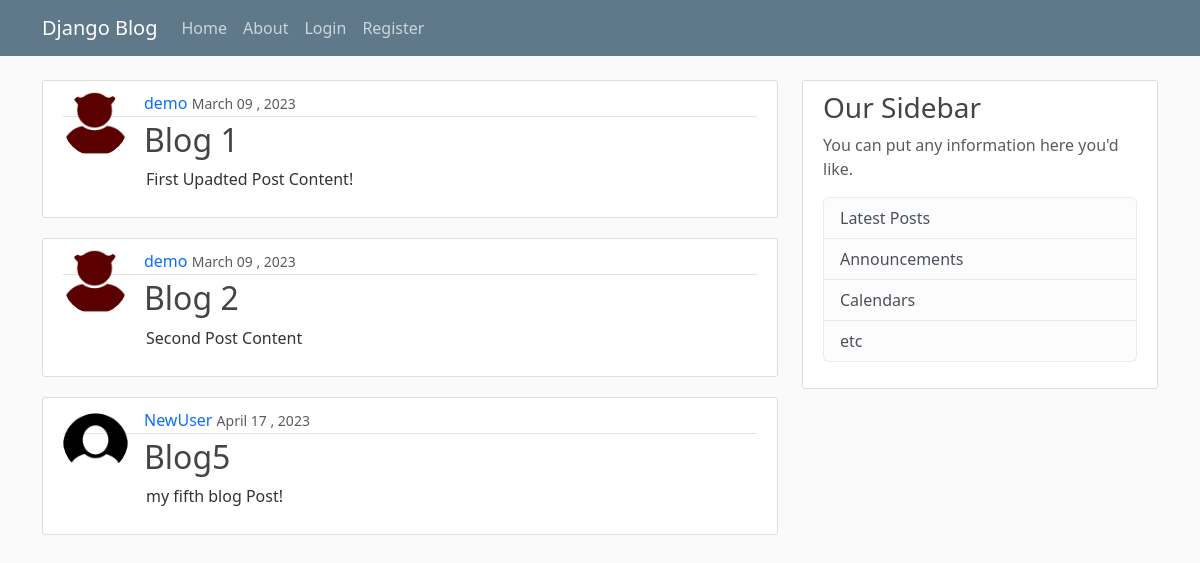
The app's page /, older data.
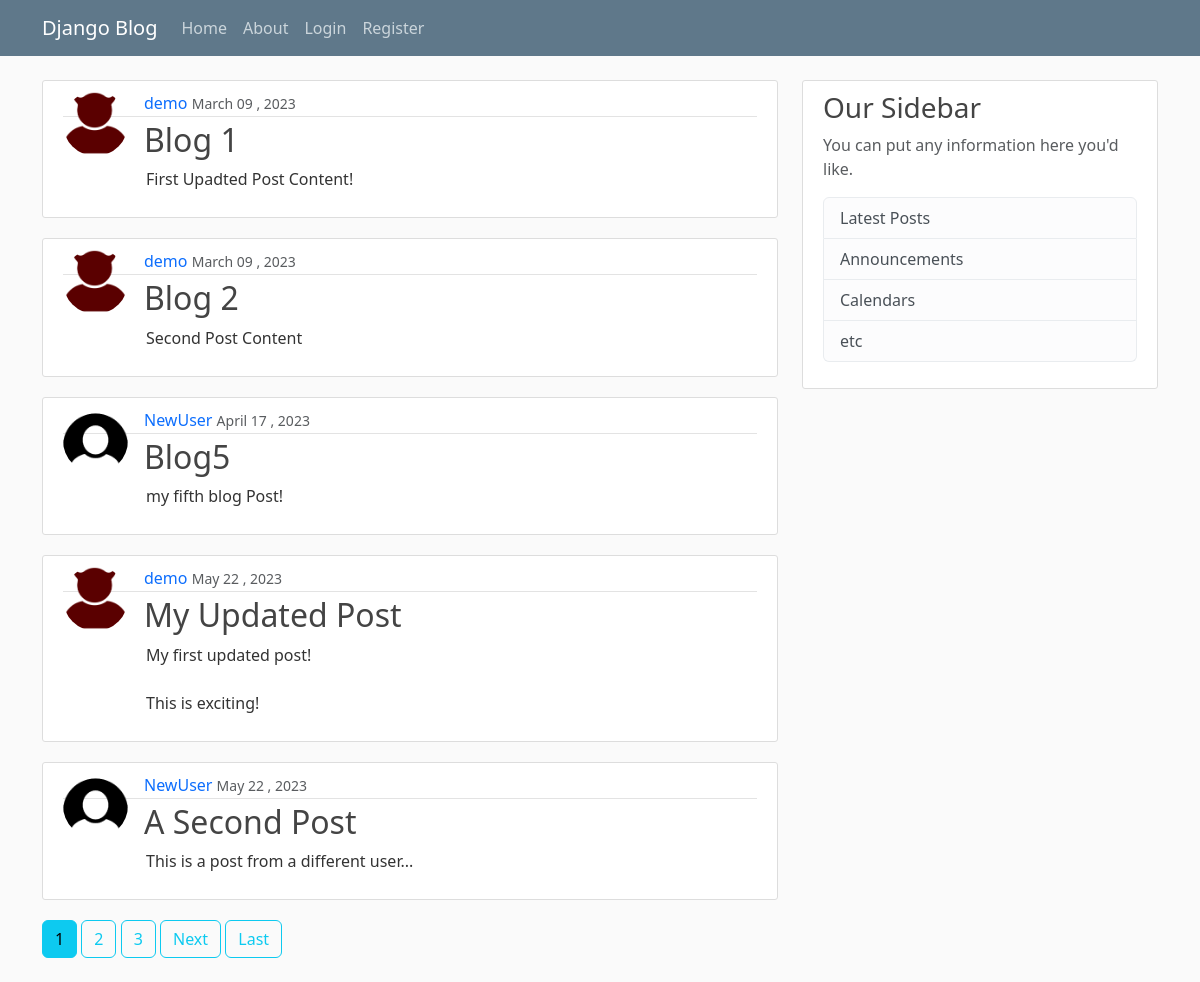
The same page, newer data.
### blog/models.py (models this page shows, shortened)
class Post(models.Model):
    title=models.CharField(max_length=100)
    content=models.TextField()
    date_posted=models.DateTimeField(default=timezone.now)
    author=models.ForeignKey(User,on_delete=models.CASCADE)

### users/models.py (models this page shows, shortened)
class Profile(models.Model):
    user=models.OneToOneField(User,on_delete=models.CASCADE)
    image=models.ImageField(default='default.jpg',upload_to='profile_pics')

### blog/views.py (the view)
# urls.py: path('',PostListView.as_view(),name='blog-home'),  #blog/post_list.html  >> <app>/<model>_<viewtype>.html
class PostListView(ListView):
    model = Post
    template_name = 'blog/home.html'
    context_object_name = 'posts'
    paginate_by = 5

### blog/templates/blog/home.html (shortened to what this page needs)
{% extends 'blog/base.html' %}
{% block content %}
{% for post in posts %}
<article class="media content-section">
    <img class='rounded-circle article-img' src="{{ post.author.profile.image.url }}" alt="" style="float: left;">
    <div class="media-body">
        <div class="article-metadata">
            <a class="mr-2" href="#" style="text-decoration: none !important;">{{ post.author }}</a>
            <small class="text-muted">{{ post.date_posted|date:'F d , Y' }}</small>
        </div>
        <h2><a style="text-decoration:none" class="article-title" href="{% url 'post-detail' post.id %}">{{ post.title }}</a></h2>
        <p class="article-content" style="margin-left: 83px;">{{ post.content }}</p>
    </div>
</article>
{% endfor %}
 {% if is_paginated %}
      {% for num in page_obj.paginator.page_range %}
        {% if page_obj.number == num %}
          <a class="btn btn-info mb-4" href="?page={{ num }}">{{ num }}</a>
        {% elif num > page_obj.number|add:'-3' and num < page_obj.number|add:'3' %}
          <a class="btn btn-outline-info mb-4" href="?page={{ num }}">{{ num }}</a>
        {% endif %}
      {% endfor %}
      {% if page_obj.has_next %}
        <a class="btn btn-outline-info mb-4" href="?page={{ page_obj.next_page_number }}">Next</a>
        <a class="btn btn-outline-info mb-4" href="?page={{ page_obj.paginator.num_pages }}">Last</a>
      {% endif %}
    {% endif %}
{% endblock content %}

### blog/templates/blog/base.html (shortened to what this page needs)
{% load static %}
<!DOCTYPE html>
<html>
<head>
    <link href="https://cdn.jsdelivr.net/npm/bootstrap@5.3.0-alpha1/dist/css/bootstrap.min.css" rel="stylesheet"
>
    <link rel="stylesheet" href="{% static 'blog/main.css' %}">
</head>
<body>
    <header class="site-header">
        <nav class="navbar navbar-expand-md navbar-dark bg-steel fixed-top">
            <div class="container">
                <a class="navbar-brand mr-4" href="{% url 'blog-home' %}">Django Blog</a>
                <div class="collapse navbar-collapse" id="navbarToggle">
                    <div class="navbar-nav mr-auto">
                        <a class="nav-item nav-link" href="{% url 'blog-home' %}">Home</a>
                        <a class="nav-item nav-link" href="{% url 'blog-about' %}">About</a>
                    </div>
                    <div class="navbar-nav">
                        {% if user.is_authenticated %}
                        <a class="nav-item nav-link" href="{% url 'post-create' %}" style="margin-left: 800px;">New Post</a>
                        <a class="nav-item nav-link" href="{% url 'profile' %}">Profile</a>
                        <a class="nav-item nav-link" href="{% url 'logout' %}">Logout</a>
                        {% else %}
                            <a class="nav-item nav-link"  href="{% url 'login' %}">Login</a>
                            <a class="nav-item nav-link" href="{% url 'register' %}">Register</a>
                        {% endif %}
                    </div>
                </div>
            </div>
        </nav>
    </header>
    <main role="main" class="container">
        <div class="row">
            <div class="col-md-8">
                {% block content %}{% endblock %}
            </div>
            <div class="col-md-4">
                <div class="content-section">
                    <h3>Our Sidebar</h3>
                    <p class='text-muted'>You can put any information here you'd like.
                        <ul class="list-group">
                            <li class="list-group-item list-group-item-light">Latest Posts</li>
                            <li class="list-group-item list-group-item-light">Announcements</li>
                            <li class="list-group-item list-group-item-light">Calendars</li>
                            <li class="list-group-item list-group-item-light">etc</li>
                        </ul>
                    </p>
                </div>
            </div>
        </div>
    </main>
</body>
</html>

### blog/static/blog/main.css (style rules this page uses)
body { background: #fafafa; color: #333333; margin-top: 5rem; }
h1, h2, h3, h4, h5, h6 { color: #444444; }
ul { margin: 0; }
.bg-steel { background-color: #5f788a; }
.site-header .navbar-nav .nav-link { color: #cbd5db; }
.content-section { background: #ffffff; padding: 10px 20px; border: 1px solid #dddddd; border-radius: 3px; margin-bottom: 20px; }
.article-title { color: #444444; }
.article-content { white-space: pre-line; }
.article-img { height: 65px; width: 65px; margin-right: 16px; }
.article-metadata { padding-bottom: 1px; margin-bottom: 4px; border-bottom: 1px solid #e3e3e3 }

Row changes from the older to the newer data that the page shows:
added Post: author.profile.image (picture), author "demo", date_posted "May 22 , 2023", title "My Updated Post", content "My first updated post! This is exciting!"
added Post: author.profile.image (picture), author "NewUser", date_posted "May 22 , 2023", title "A Second Post", content "This is a post from a different user..."
Text that changed along with them:
new list line: "1"
new list line: "2"
new list line: "3"
text now shown: "Next Last"
